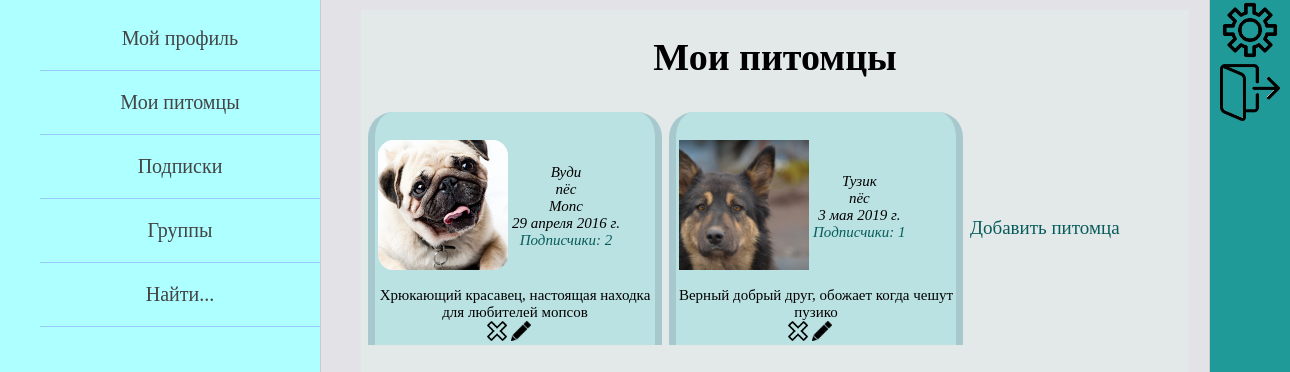
The page /animals/my-animals/ (signed in) on the database as committed earlier.
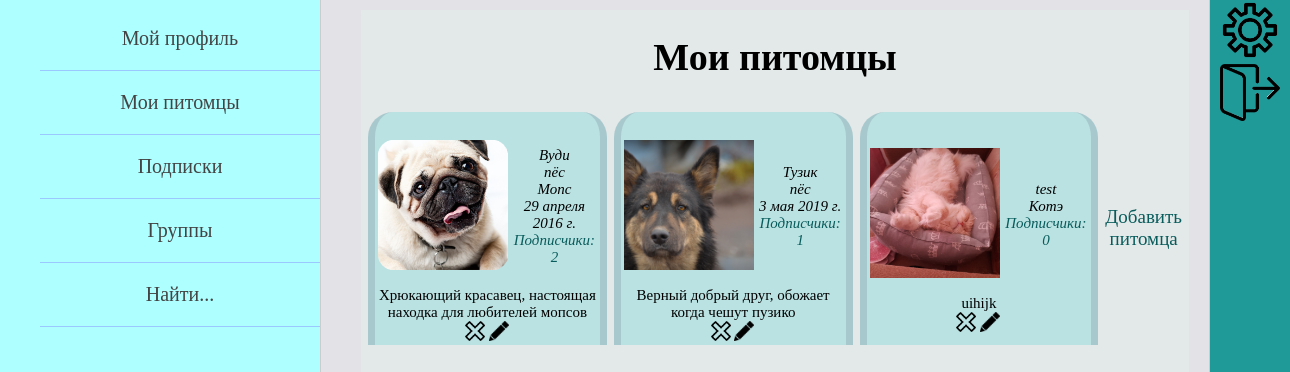
The same page on the database as committed later.
### pet_owners/models.py (models this page shows, shortened)
class Animal(models.Model):
    GENDER = (
        ("мальчик", "мальчик"),
        ("девочка", "девочка")
    )
    name_of_animal = models.CharField(max_length=55, verbose_name='имя питомца')
    pet_owner = models.ForeignKey(settings.AUTH_USER_MODEL, on_delete=models.CASCADE, verbose_name='владелец')
    category_of_animal = models.ForeignKey(AnimalCategory, on_delete=models.PROTECT, verbose_name='вид')
    animal_breed = models.CharField(max_length=100, blank=True, verbose_name='порода питомца')
    date_of_animal_birth = models.DateField(verbose_name='дата рождения питомца', blank=True, null=True)
    sex = models.CharField(max_length=7, choices=GENDER, verbose_name='пол', null=True)
    animal_photo = models.ImageField(upload_to="animals_photos/%Y/%m/%d/", verbose_name='фото питомца')
    about_pet = models.TextField(max_length=520, verbose_name='о питомце')
    class Meta:
        verbose_name = 'Питомец'
        verbose_name_plural = 'Питомцы'

class AnimalCategory(models.Model):
    category = models.CharField(max_length=255, verbose_name='вид домашнего животного')
    def __str__(self):
        return self.category
    class Meta:
        verbose_name = 'Вид'
        verbose_name_plural = 'Виды'

### animals/views.py (the view)
# urls.py: path('my-animals/', AnimalsHome.as_view(), name='all_animals_page'),
class AnimalsHome(LoginRequiredMixin, DataMixin, ListView):
    model = Animal
    template_name = 'animals/animals_page.html'
    context_object_name = 'animals'
    def get_queryset(self):
        self.queryset = Animal.objects.filter(
            pet_owner__pk=self.request.user.id).annotate(
            foll_count=Count('followers')).order_by('-foll_count')
        return self.queryset
    def get_context_data(self, *, object_list=None, **kwargs):
        context = super().get_context_data(**kwargs)
        animals = self.queryset
        context['title'] = "Мои питомцы"
        context.update(self.get_left_menu())
        context['user_animals_followed'] = self.get_animals_followers_of_owner(animals)
        return context

### pet_owners/templatetags/pet_owners_tags.py (called while the page is built)
@register.simple_tag
def create_foll_list(animal_name, user_animals_followed):
    return user_animals_followed[animal_name]

### pet_owners/utils.py (called while the page is built)
    def get_left_menu(self):
        context = {}
        if self.request.user.is_authenticated:
            context['left_menu'] = [
                {'title': "Мой профиль", 'url_name': ['profile_home', self.request.user.id]},
                {'title': "Мои питомцы", 'url_name': ['all_animals_page']},
                {'title': "Подписки", 'url_name': ['owner_subscriptions', self.request.user.id]},
                {'title': "Группы", 'url_name': ['profile_home', self.request.user.id]},
                {'title': "Найти...", 'url_name': ['profile_home', self.request.user.id]}
            ]
        else:
            context['left_menu'] = [
                {'title': "Регистрация", 'url_name': 'register'},
                {'title': "Войти", 'url_name': 'login'},
            ]
        return context

### animals/templates/animals/animals_page.html
{% extends 'pet_owners/base.html' %}
{% load pet_owners_tags %}
{% block content %}
<table border=0 cellpadding="0" cellspacing="0">
<tr class="animals_info">
    <td width="1350">
        {% if animals %}
            <h1>Мои питомцы</h1>
            <table cellpadding="0" cellspacing="7">
            <tr>
            {% for animal in animals %}
                {% create_foll_list animal.name_of_animal user_animals_followed as foll_list %}
                <td class="animal_cell">
                    <table cellpadding="0" cellspacing="0">
                        <tr><td>
                            <table class="avatar_and_parameters"><tr>
                                <td valign="middle" class="animal_avatar">
                                    <img src="{{animal.animal_photo.url}}" width=130>
                                </td>
                                <td valign="middle">
                                    <div>{{animal.name_of_animal}}</div>
                                    <div>{{animal.category_of_animal}}</div>
                                    <div>{{animal.animal_breed}}</div>
                                    {% if animal.date_of_animal_birth %}
                                        <div>{{animal.date_of_animal_birth}}</div>
                                    {% endif %}
                                    <div class="subs_of_user">
                                        <a href="#">
                                            <span>Подписчики: </span>{{foll_list.count_folls}}
                                        </a>
                                    </div>
                                </td>
                            </tr></table>
                        </td></tr>
                        <tr><td class="about_animal_zone">
                            <div>{{animal.about_pet}}</div>
                            <div class="edit_delete_buttons">
                                <div class="del_but">
                                    <a href="{% url 'delete_animal' animal.pk %}">
                                    <img src="/static/pet_owners/images/button_delete.png" width="20">
                                    </a>
                                </div>
                                <div class="edit_but">
                                    <a href="{% url 'edit_animal' animal.pk %}">
                                    <img src="/static/pet_owners/images/button_edit.png" width="20">
                                    </a>
                                </div>
                            </div>
                        </td></tr>
                    </table>
                </td>
            {% endfor %}
            <td class="add_new_pet">
                <a href="{% url 'create_animal' %}">Добавить питомца</a>
            </td>
            </tr>
            </table>
        {% else %}
            <div class="if_no_animals">
                <h1>У вас нет добавленных питомцев</h1>
                <a href="{% url 'create_animal' %}">давайте добавим :)</a>
            </div>
        {% endif %}
    </td>
</tr>
</table>
{% endblock %}

Rows that differ between the two databases and show on the page:
added Animal: animal_photo (picture), name_of_animal "test", category_of_animal "Котэ", count_folls "0", about_pet "uihijk"
